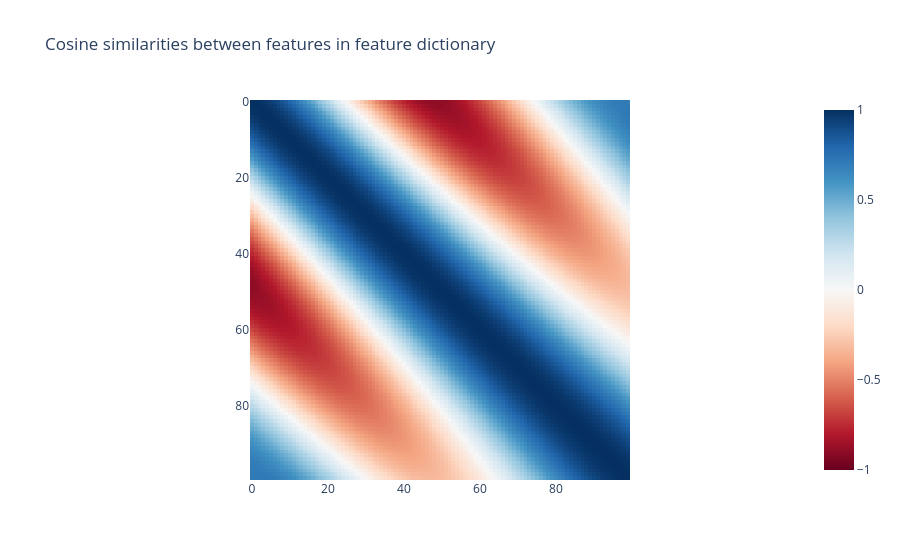

Notebook source saved alongside this figure:
### Code cell
import plotly.express as px

from sae_lens.util import cosine_similarities

px.imshow(
    cosine_similarities(feature_dict.feature_vectors).detach(),
    zmin=-1,
    zmax=1,
    color_continuous_scale="rdbu",
    title="Cosine similarities between features in feature dictionary",
)

### Figure 1 — Plotly figure (JSON) as saved in the notebook; plotly's stock layout.template omitted (floating-point values rounded to 4 significant figures; data arrays with more than 128 entries replaced by an {"elided": "..."} marker saying what was removed)
{"data": [{"coloraxis": "coloraxis", "hovertemplate": "x: %{x}<br>y: %{y}<br>color: %{z}<extra></extra>", "name": "0", "type": "heatmap", "xaxis": "x", "yaxis": "y", "z": {"elided": "100x100 float values"}}], "layout": {"coloraxis": {"cmax": 1, "cmin": -1, "colorscale": [[0, "rgb(103,0,31)"], [0.1, "rgb(178,24,43)"], [0.2, "rgb(214,96,77)"], [0.3, "rgb(244,165,130)"], [0.4, "rgb(253,219,199)"], [0.5, "rgb(247,247,247)"], [0.6, "rgb(209,229,240)"], [0.7, "rgb(146,197,222)"], [0.8, "rgb(67,147,195)"], [0.9, "rgb(33,102,172)"], [1, "rgb(5,48,97)"]]}, "title": {"text": "Cosine similarities between features in feature dictionary"}, "xaxis": {"anchor": "y", "constrain": "domain", "domain": [0, 1], "scaleanchor": "y"}, "yaxis": {"anchor": "x", "autorange": "reversed", "constrain": "domain", "domain": [0, 1]}}}
